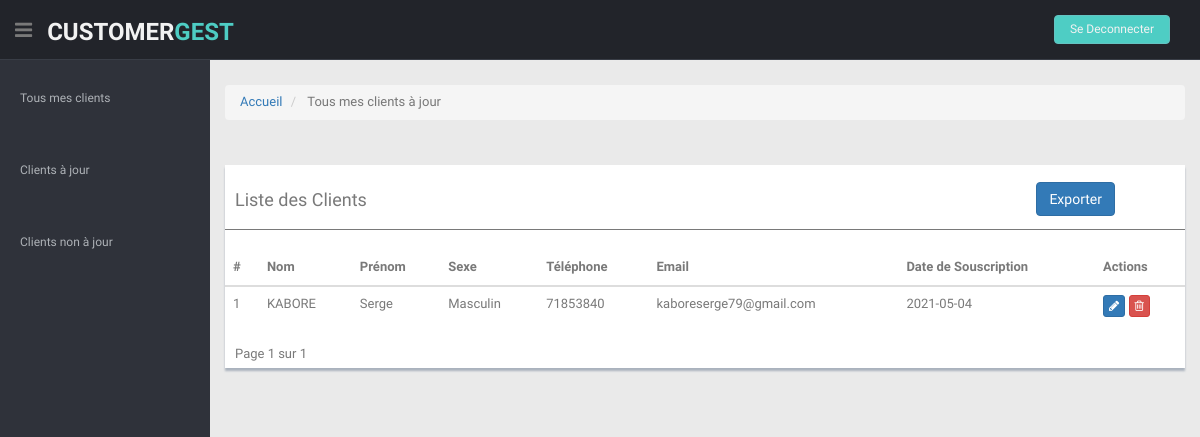
Page /client_a_jour on the committed database.
### gestionClient/models/client.py (models this page shows, shortened)
class Client(models.Model):
    nom_cl = models.CharField(max_length=100)
    prenom_cl = models.CharField(max_length=100)
    email_cl = models.EmailField()
    sexe_cl = models.CharField(max_length=50)
    phone_cl = models.CharField(max_length=50)
    statut_cl = models.BooleanField(default=False)
    date = models.CharField(max_length=100)
    @staticmethod
    def get_all_clientAJ():
        return Client.objects.filter(statut_cl=True)

### gestionClient/views/clientAjour.py (the view, shortened to what this page needs)
# urls.py: path('client_a_jour', clientAjour.Index.as_view(), name='client_a_jour'),
class Index(View):
    def get(self, request):
        data = {}
        clientsAj = Client.get_all_clientAJ()
        paginator=Paginator(clientsAj, 6)
        page_number = request.GET.get("page")
        page_obj = Paginator.get_page(paginator, page_number)
        data['page_obj'] = page_obj
        return render(request, 'clientAjour.html', data)

### gestionClient/templates/clientAjour.html (shortened to what this page needs)
{% extends "base.html" %}
{% block PageTitle %}
    Tous mes clients à jour
{% endblock %}
{% block Content %}
<div class="col-md-12">
    <div class="content-panel mt">
        <div class="table-responsive">
            <table class="table table-hover">
                <div>
                    <h4>Liste des Clients</h4>
                    <a class="btn btn-primary pull-right"style="margin-top: -37px; margin-right: 70px;" href="/exportExcel">Exporter</a>
                <hr>
                <thead>
                    <tr>
                    <th>#</th>
                    <th>Nom</th>
                    <th>Prénom</th>
                    <th>Sexe</th>
                    <th>Téléphone</th>
                    <th>Email</th>
                    <th>Date de Souscription</th>
                    <th>Actions</th>
                    </tr>
                </thead>
                <tbody>
                    {%for clients in page_obj %}
                    <tr>
                        <td>{{forloop.counter}}</td>
                        <td>{{clients.nom_cl}}</td>
                        <td>{{clients.prenom_cl}}</td>
                        <td>{{clients.sexe_cl}}</td>
                        <td>{{clients.phone_cl}}</td>
                        <td>{{clients.email_cl}}</td>
                        <td>{{clients.date}}</td>
                        <td>
                            <a href="/modifierDev/{{devoir.id}}" class="btn btn-primary btn-xs " data-toggle="tooltip" data-placement="right"
                            title="Modifier"><i class="fa fa-pencil"></i></a>
                            <a href="/delete/{{clients.id}}" class="btn btn-danger btn-xs" data-toggle="tooltip" data-placement="right"
                            title="Supprimer"><i class="fa fa-trash-o "></i></a>
                        </td>
                    </tr>
                    {%endfor%}
                </tbody>
            </table>
        </div>
        <div class="" style="margin-left: 10px;">
            Page {{page_obj.number}} sur {{page_obj.paginator.num_pages}}
        </div>
    </div>
</div>
{% endblock %}

### rows in the picture
Client: nom_cl "KABORE", prenom_cl "Serge", sexe_cl "Masculin", phone_cl "71853840", email_cl "kaboreserge79@gmail.com", date "2021-05-04"

### other values in the picture
{{ page_obj.number }} "1"
{{ page_obj.paginator.num_pages }} "1"
